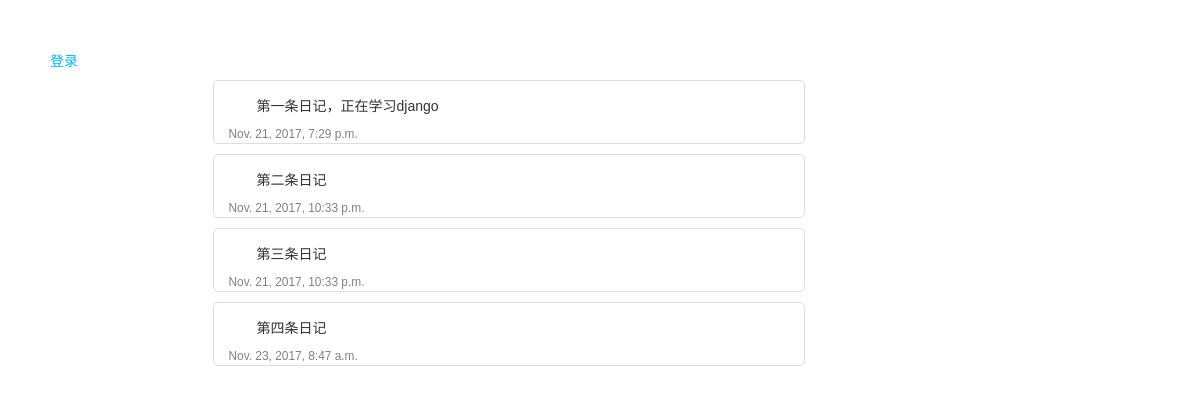
Screenshot of /diary/ with the database file from the repository.
### diary/models.py (models this page shows)
class Diary(models.Model):
    content = models.CharField(max_length=1000)
    pub_date = models.DateTimeField('date_published')
    mood = models.CharField(max_length=10)

### diary/views.py (the view)
def index(request):
	all_diaries = Diary.objects.all()
	if request.session.get('username'):
		username = request.session["username"]
	else:
		username = ''
	return render_to_response('diaries/index.html',{'username':username,'all_diaries':all_diaries})

### diary/templates/diaries/index.html (shortened to what this page needs)
<!DOCTYPE html>
<html lang="en">
<head>
    {% load static %}
    <link rel="stylesheet" href="{% static 'css/bootstrap.css' %}">
    <link rel="stylesheet" href="{% static 'css/style.css' %}">
</head>
<body>
    {% if username %}
        <h4>welcome {{username}}</h4>
        <a href="logout/">注销</a>
    {% else %}
        <a href="logina/">登录</a>
    {% endif %}
<div class="container">
    <div class="row">
        <div class="col-lg-1"></div>
        <div class="col-lg-7">
            {% if all_diaries %}
                <ul>
                    {% for diary in all_diaries %}
                        <div id="diary-info" class="list-group-item">
                            <p id="diary-content">{{ diary.content }}</p>
                            <small id="diary-time">{{ diary.pub_date }}</small>
                        </div>
                    {% endfor %}
                </ul>
            {% else %}
                <p>No diaries are available.</p>
            {% endif %}
        </div>
        <div class="col-lg-4"></div>
    </div>
</div>
</body>
</html>

### diary/static/css/style.css (style rules this page uses)
body { padding: 50px; font: 14px "Lucida Grande", Helvetica, Arial, sans-serif; }
a { color: #00B7FF; }
#diary-info { background: white; margin: 10px; padding-top: 4px; padding-bottom: 2px; border: 1px solid #ddd; border-radius: 5px }
#diary-content { text-indent: 2em; }
#diary-time { color: gray; margin-top: 0px; }

### rows the page displays
Diary: content "第一条日记，正在学习django", pub_date "Nov. 21, 2017, 7:29 p.m."
Diary: content "第二条日记", pub_date "Nov. 21, 2017, 10:33 p.m."
Diary: content "第三条日记", pub_date "Nov. 21, 2017, 10:33 p.m."
Diary: content "第四条日记", pub_date "Nov. 23, 2017, 8:47 a.m."
